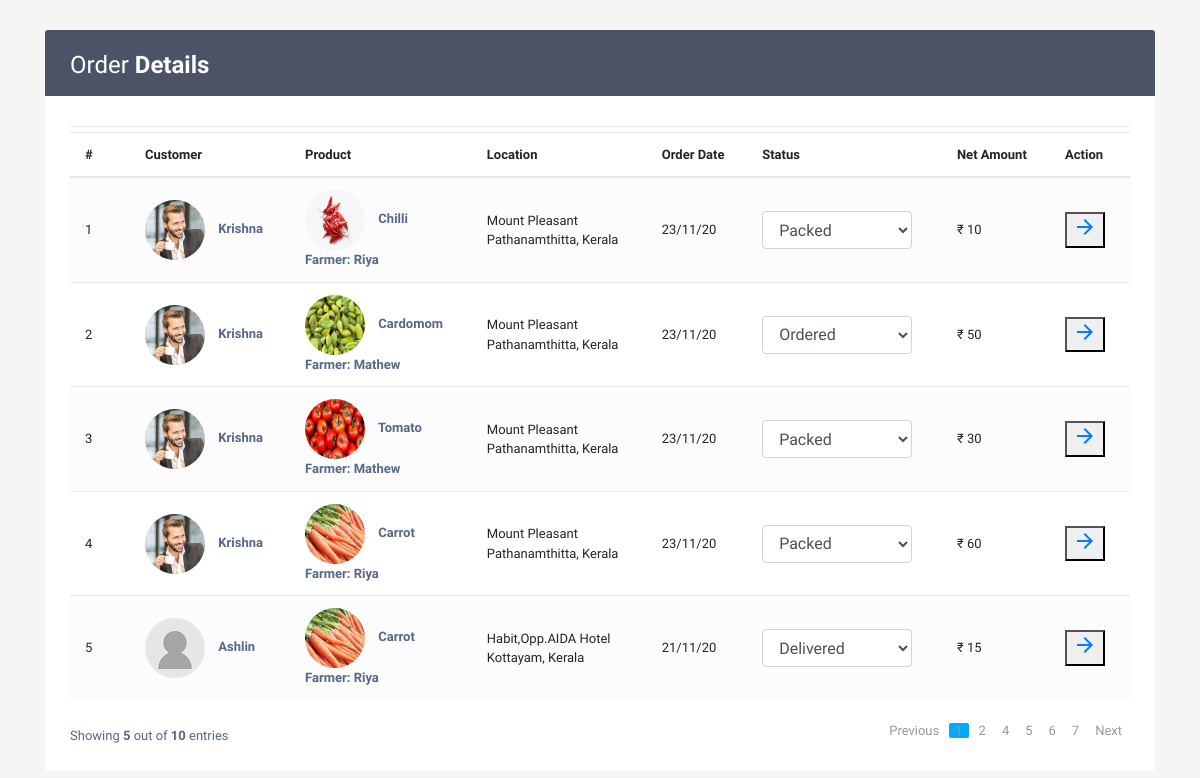
Page /Admin-orders.php on the committed database.
### tables this page shows
CREATE TABLE IF NOT EXISTS `my_order` (
  `id` int(4) NOT NULL AUTO_INCREMENT,
  `order_id` int(10) NOT NULL,
  `email` varchar(40) NOT NULL,
  `f_name` varchar(40) NOT NULL,
  `crop_id` int(4) NOT NULL,
  `name` varchar(20) NOT NULL,
  `quan` int(20) NOT NULL,
  `unit` varchar(10) NOT NULL,
  `price` int(20) NOT NULL,
  `pic` varchar(40) NOT NULL,
  `order_date` varchar(10) NOT NULL,
  `order_status` varchar(20) NOT NULL,
  `order_price` int(20) NOT NULL,
  PRIMARY KEY (`id`)
);

CREATE TABLE IF NOT EXISTS `register` (
  `name` varchar(30) NOT NULL,
  `type` varchar(10) NOT NULL,
  `email` varchar(30) NOT NULL,
  `number` varchar(11) NOT NULL,
  `psw` varchar(20) NOT NULL,
  `psw_repeat` varchar(20) NOT NULL,
  `image` varchar(20) NOT NULL,
  PRIMARY KEY (`email`)
);

CREATE TABLE IF NOT EXISTS `address` (
  `add_id` int(11) NOT NULL AUTO_INCREMENT,
  `name` varchar(10) NOT NULL,
  `Address` varchar(50) NOT NULL,
  `Address2` varchar(40) DEFAULT NULL,
  `Town` varchar(20) NOT NULL,
  `State` varchar(20) NOT NULL,
  `Pincode` varchar(11) NOT NULL,
  `order_id` int(10) NOT NULL,
  `Phone` varchar(10) NOT NULL,
  PRIMARY KEY (`add_id`),
  KEY `order_id` (`order_id`)
);

### web/Admin-orders.php (the view, shortened to what this page needs)
<!DOCTYPE html>
<html lang="en">
<head>
<link rel="stylesheet" href="https://stackpath.bootstrapcdn.com/bootstrap/4.5.0/css/bootstrap.min.css">
<link rel="stylesheet" href="https://maxcdn.bootstrapcdn.com/font-awesome/4.7.0/css/font-awesome.min.css">
</head>
<body>
 <?php
  include('connection.php');
?>
<div class="container-xl">
    <div class="table-responsive">
        <div class="table-wrapper">
            <div class="table-title">
                <div class="row">
                    <div class="col-sm-4">
                        <h2>Order <b>Details</b></h2>
                    </div>
                </div>
            </div>
            <div class="table-filter">
            </div>
            <table class="table table-striped table-hover">
                <thead>
                    <tr>
                        <th>#</th>
                        <th>Customer</th>
                        <th>Product</th>
                        <th>Location</th>
                        <th>Order Date</th>
                        <th>Status</th>
                        <th>Net Amount</th>
                        <th>Action</th>
                    </tr>
                </thead>
                <tbody>
                     <?php
         $f=1;
                $a="SELECT * FROM my_order order by order_date desc, email limit 5";
              $sql=mysqli_query($conn,$a);
              $b="SELECT count(*) FROM my_order";
                $sql1=mysqli_query($conn,$b);
             $row3=mysqli_fetch_array($sql1);
                while($row=mysqli_fetch_array($sql))
                {$c=$row["email"];
                 $o=$row["order_id"];
                  $sql1= "select * from register where email= '$c'";
                   $b=mysqli_query($conn,$sql1);
                   $row1=mysqli_fetch_assoc($b);
                 $sql2= "select * from address where order_id= '$o'";
                   $d=mysqli_query($conn,$sql2);
                   $row2=mysqli_fetch_assoc($d);
      ?>
                    <tr>
                        <form action="status_update.php?id=<?php echo $row["id"];?>"  method="post">
                        <td><?php echo $f; ?></td>
                        <td><a href="#"><img src="<?php echo $row1["image"]; ?>" class="avatar" alt="Avatar" style="width:60px; height:60px"> <?php echo $row1["name"]; ?></a></td>
                        <td><a href="#"><img src="<?php echo $row["pic"]; ?>" class="avatar" alt="Avatar" style="width:60px; height:60px"> <?php echo $row["name"]; ?><br>Farmer: <?php echo $row["f_name"]; ?></a></td>
                        <td><?php echo $row2["Address"]; ?><br> <?php echo $row2["Town"]; ?>, <?php echo $row2["State"]; ?></td>
                        <td><?php echo $row["order_date"]; ?></td>
                        <td>
                        <div class="filter-group">
                            <?php $default = $row["order_status"];?>
                            <select name="status" class="form-control" style="width: 150px">
                                 <option value='<?php echo $default?>' selected='selected'><?php echo $default?></option>
                            </select>
                        </div>
                        </td>
                        <td>₹ <?php echo $row["order_price"]; ?></td>
                        <td>
                            <button  class="view" data-toggle="tooltip"><i class="material-icons" style="color: #007bff; border-color: #007bff;">&#xE5C8;</i>
          </button></td>
                        </form>
                    </tr>
                        <?php
                  $f++;
                }
                  ?>
                </tbody>
            </table>
             <?php
             $c=$row3['count(*)'];
             ?>
            <div class="clearfix">
                <div class="hint-text">Showing <b>5</b> out of <b><?php echo $c ?></b> entries</div>
                <ul class="pagination">
                    <li class="page-item disabled"><a href="#">Previous</a></li>
                     <?php
                  $p=1;
             for($i=1; $i<=7; $i++) {
                   $z=($i-1)*5;
                  ?>
              <?php if($i==$p){  ?>	  <li class="page-item active"><a href="Admin-orders-page.php?pg=<?php  echo $p;?>"><?php  echo $p;?></a></li><?php } ?>
              <?php if($z<$c && $i!=$p){  ?>	  <li><a href="Admin-orders-page.php?pg=<?php  echo $i;?>"><?php  echo $i;?></a></li><?php } ?>
               <?php if($z>$c){  ?>    <li><a href="#"><?php  echo $i;?></a></li><?php } ?>
                  <?php } ?>
                    <li class="page-item"><a href="Admin-orders-page.php?pg=<?php  echo $p+1;?>" class="page-link">Next</a></li>
                </ul>
            </div>
        </div>
    </div>
</div>
</body>
</html>

### web/connection.php (shortened to what this page needs)
<!doctype html>
<html>
<head>
</head>
<body>
</body>
</html>

### web/Admin-orders.php (style rules this page uses)
body { color: #566787; background: #f5f5f5; font-family: 'Varela Round', sans-serif; font-size: 13px; }
.table-responsive { margin: 30px 0; }
.table-wrapper { min-width: 1000px; background: #fff; padding: 20px 25px; border-radius: 3px; box-shadow: 0 1px 1px rgba(0,0,0,.05); }
.table-title { color: #fff; background: #4b5366; padding: 16px 25px; margin: -20px -25px 10px; border-radius: 3px 3px 0 0; }
.table-title h2 { margin: 5px 0 0; font-size: 24px; }
.table-filter { padding: 5px 0 15px; border-bottom: 1px solid #e9e9e9; margin-bottom: 5px; }
.filter-group select.form-control { width: 110px; }
table.table tr th, table.table tr td { border-color: #e9e9e9; padding: 12px 15px; vertical-align: middle; }
table.table tr th:first-child { width: 60px; }
table.table tr th:last-child { width: 80px; }
table.table-striped tbody tr:nth-of-type(odd) { background-color: #fcfcfc; }
table.table td a { font-weight: bold; color: #566787; display: inline-block; text-decoration: none; }
table.table .avatar { border-radius: 50%; vertical-align: middle; margin-right: 10px; }
.pagination { float: right; margin: 0 0 5px; }
.pagination li a { border: none; font-size: 13px; min-width: 30px; min-height: 30px; color: #999; margin: 0 2px; line-height: 30px; border-radius: 2px !important; text-align: center; padding: 0 6px; }
.pagination li.active a { background: #03A9F4; }
.hint-text { float: left; margin-top: 10px; font-size: 13px; }

### rows in the picture
my_order: register.image (picture), register.name "Krishna", pic (picture), name "Chilli", f_name "Riya", address.Address "Mount Pleasant", address.Town "Pathanamthitta", address.State "Kerala", order_date "23/11/20", status "Packed", order_price "10"
my_order: register.image (picture), register.name "Krishna", pic (picture), name "Cardomom", f_name "Mathew", address.Address "Mount Pleasant", address.Town "Pathanamthitta", address.State "Kerala", order_date "23/11/20", status "Ordered", order_price "50"
my_order: register.image (picture), register.name "Krishna", pic (picture), name "Tomato", f_name "Mathew", address.Address "Mount Pleasant", address.Town "Pathanamthitta", address.State "Kerala", order_date "23/11/20", status "Packed", order_price "30"
my_order: register.image (picture), register.name "Krishna", pic (picture), name "Carrot", f_name "Riya", address.Address "Mount Pleasant", address.Town "Pathanamthitta", address.State "Kerala", order_date "23/11/20", status "Packed", order_price "60"
my_order: register.image (placeholder picture), register.name "Ashlin", pic (picture), name "Carrot", f_name "Riya", address.Address "Habit,Opp.AIDA Hotel", address.Town "Kottayam", address.State "Kerala", order_date "21/11/20", status "Delivered", order_price "15"

### other values in the picture
$c "10"
